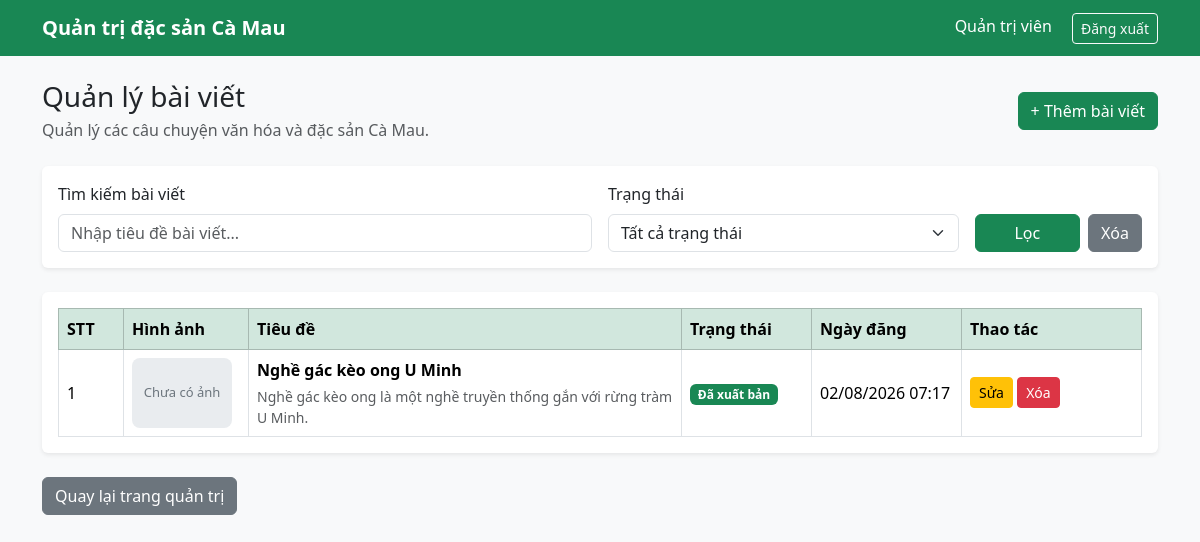
Page /admin/bai-viet/index.php (signed in) on the committed database.
### tables this page shows
CREATE TABLE `bai_viet` (
  `id` int(11) NOT NULL,
  `tieu_de` varchar(255) NOT NULL,
  `slug` varchar(280) NOT NULL,
  `tom_tat` text DEFAULT NULL,
  `noi_dung` longtext NOT NULL,
  `hinh_anh` varchar(255) DEFAULT NULL,
  `trang_thai` enum('nhap','xuat_ban') NOT NULL DEFAULT 'nhap',
  `ngay_dang` datetime DEFAULT NULL,
  `ngay_tao` datetime NOT NULL DEFAULT current_timestamp(),
  `ngay_cap_nhat` datetime NOT NULL DEFAULT current_timestamp() ON UPDATE current_timestamp()
);

### admin/bai-viet/index.php (the view, shortened to what this page needs)
<?php
require_once __DIR__ . '/../../config/database.php';
$tuKhoa = trim($_GET['q'] ?? '');
$sql = '
    SELECT
        id,
        tieu_de,
        slug,
        tom_tat,
        hinh_anh,
        trang_thai,
        ngay_dang,
        ngay_tao
    FROM bai_viet
    WHERE 1 = 1
';
$params = [];
$sql .= ' ORDER BY id DESC';
$stmt = $pdo->prepare($sql);
$stmt->execute($params);
$danhSachBaiViet = $stmt->fetchAll();
?>
<!DOCTYPE html>
<html lang="vi">
<head>
    <link
        href="https://cdn.jsdelivr.net/npm/bootstrap@5.3.3/dist/css/bootstrap.min.css"
        rel="stylesheet"
    >
</head>
<body class="bg-light">
    <nav class="navbar navbar-dark bg-success">
        <div class="container">
            <a
                class="navbar-brand fw-bold"
                href="/dac-san-ca-mau/admin/index.php"
            >
                Quản trị đặc sản Cà Mau
            </a>
            <div>
                <span class="text-white me-3">
                    <?= htmlspecialchars(
                        $_SESSION['admin_name'] ?? 'Admin'
                    ) ?>
                </span>
                <a
                    href="/dac-san-ca-mau/logout.php"
                    class="btn btn-outline-light btn-sm"
                >
                    Đăng xuất
                </a>
            </div>
        </div>
    </nav>
    <main class="container py-4">
        <div
            class="d-flex justify-content-between
                   align-items-center flex-wrap gap-3 mb-4"
        >
            <div>
                <h1 class="h3 mb-1">
                    Quản lý bài viết
                </h1>
                <p class="text-muted mb-0">
                    Quản lý các câu chuyện văn hóa và đặc sản Cà Mau.
                </p>
            </div>
            <a href="create.php" class="btn btn-success">
                + Thêm bài viết
            </a>
        </div>
        <div class="card border-0 shadow-sm mb-4">
            <div class="card-body">
                <form method="get" class="row g-3">
                    <div class="col-md-6">
                        <label for="q" class="form-label">
                            Tìm kiếm bài viết
                        </label>
                        <input
                            type="text"
                            id="q"
                            name="q"
                            class="form-control"
                            placeholder="Nhập tiêu đề bài viết..."
                            value="<?= htmlspecialchars($tuKhoa) ?>"
                        >
                    </div>
                    <div class="col-md-4">
                        <label
                            for="trang_thai"
                            class="form-label"
                        >
                            Trạng thái
                        </label>
                        <select
                            id="trang_thai"
                            name="trang_thai"
                            class="form-select"
                        >
                            <option value="">
                                Tất cả trạng thái
                            </option>
                        </select>
                    </div>
                    <div class="col-md-2 d-flex align-items-end gap-2">
                        <button
                            type="submit"
                            class="btn btn-success flex-grow-1"
                        >
                            Lọc
                        </button>
                        <a
                            href="index.php"
                            class="btn btn-secondary"
                        >
                            Xóa
                        </a>
                    </div>
                </form>
            </div>
        </div>
        <div class="card border-0 shadow-sm">
            <div class="card-body">
                <div class="table-responsive">
                    <table
                        class="table table-bordered
                               table-hover align-middle mb-0"
                    >
                        <thead class="table-success">
                            <tr>
                                <th style="width: 65px;">STT</th>
                                <th style="width: 125px;">Hình ảnh</th>
                                <th>Tiêu đề</th>
                                <th style="width: 130px;">Trạng thái</th>
                                <th style="width: 150px;">Ngày đăng</th>
                                <th style="width: 180px;">Thao tác</th>
                            </tr>
                        </thead>
                        <tbody>
                            <?php if (empty($danhSachBaiViet)): ?>
                                <tr>
                                    <td
                                        colspan="6"
                                        class="text-center text-muted py-4"
                                    >
                                        Chưa có bài viết nào.
                                    </td>
                                </tr>
                            <?php else: ?>
                                <?php foreach (
                                    $danhSachBaiViet as $index => $baiViet
                                ): ?>
                                    <tr>
                                        <td><?= $index + 1 ?></td>
                                        <td>
                                            <?php if (!empty($baiViet['hinh_anh'])): ?>
                                                <img
                                                    src="/dac-san-ca-mau/assets/uploads/bai-viet/<?= htmlspecialchars(
                                                        $baiViet['hinh_anh']
                                                    ) ?>"
                                                    alt="<?= htmlspecialchars(
                                                        $baiViet['tieu_de']
                                                    ) ?>"
                                                    class="article-image"
                                                >
                                            <?php else: ?>
                                                <div class="no-image">
                                                    Chưa có ảnh
                                                </div>
                                            <?php endif; ?>
                                        </td>
                                        <td>
                                            <strong>
                                                <?= htmlspecialchars(
                                                    $baiViet['tieu_de']
                                                ) ?>
                                            </strong>
                                            <?php if (!empty($baiViet['tom_tat'])): ?>
                                                <div class="small text-muted mt-1">
                                                    <?= htmlspecialchars(
                                                        mb_strimwidth(
                                                            $baiViet['tom_tat'],
                                                            0,
                                                            100,
                                                            '...'
                                                        )
                                                    ) ?>
                                                </div>
                                            <?php endif; ?>
                                        </td>
                                        <td>
                                            <?php if (
                                                $baiViet['trang_thai']
                                                === 'xuat_ban'
                                            ): ?>
                                                <span class="badge bg-success">
                                                    Đã xuất bản
                                                </span>
                                            <?php else: ?>
                                                <span class="badge bg-secondary">
                                                    Bản nháp
                                                </span>
                                            <?php endif; ?>
                                        </td>
                                        <td>
                                            <?php if (!empty($baiViet['ngay_dang'])): ?>
                                                <?= date(
                                                    'd/m/Y H:i',
                                                    strtotime(
                                                        $baiViet['ngay_dang']
                                                    )
                                                ) ?>
                                            <?php else: ?>
                                                <span class="text-muted">
                                                    Chưa đăng
                                                </span>
                                            <?php endif; ?>
                                        </td>
                                        <td>
                                            <a
                                                href="edit.php?id=<?= (int) $baiViet['id'] ?>"
                                                class="btn btn-warning btn-sm"
                                            >
                                                Sửa
                                            </a>
                                            <form
                                                action="delete.php"
                                                method="post"
                                                class="d-inline"
                                                onsubmit="return confirm(
                                                    'Bạn có chắc muốn xóa bài viết này?'
                                                );"
                                            >
                                                <button
                                                    type="submit"
                                                    class="btn btn-danger btn-sm"
                                                >
                                                    Xóa
                                                </button>
                                            </form>
                                        </td>
                                    </tr>
                                <?php endforeach; ?>
                            <?php endif; ?>
                        </tbody>
                    </table>
                </div>
            </div>
        </div>
        <a
            href="/dac-san-ca-mau/admin/index.php"
            class="btn btn-secondary mt-4"
        >
            Quay lại trang quản trị
        </a>
    </main>
</body>
</html>

### admin/bai-viet/index.php (style rules this page uses)
.no-image { width: 100px; height: 70px; display: flex; align-items: center; justify-content: center; border-radius: 8px; background-color: #e9ecef; color: #6c757d; font-size: 13px; }

### rows in the picture
bai_viet: shows "Chưa có ảnh", tieu_de "Nghề gác kèo ong U Minh", tom_tat "Nghề gác kèo ong là một nghề truyền thống gắn với rừng tràm U Minh.", trang_thai "Đã xuất bản", ngay_dang "02/08/2026 07:17"

### other values in the picture
$_SESSION['admin_name'] "Quản trị viên"
